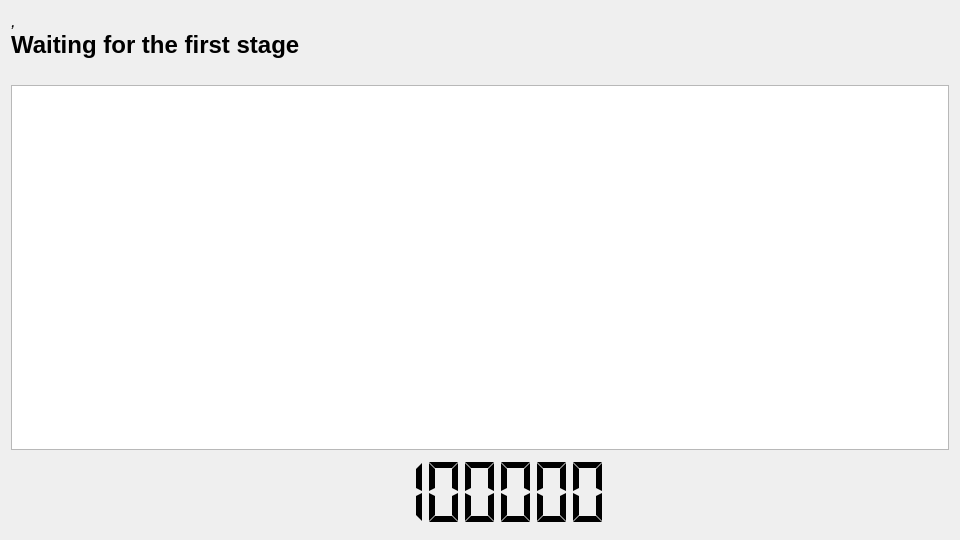
<?xml version="1.0" encoding="UTF-8"?>
<ui version="4.0">
 <class>ClockWindow</class>
 <widget class="QMainWindow" name="ClockWindow">
  <property name="geometry">
   <rect>
    <x>0</x>
    <y>0</y>
    <width>960</width>
    <height>540</height>
   </rect>
  </property>
  <property name="minimumSize">
   <size>
    <width>720</width>
    <height>405</height>
   </size>
  </property>
  <property name="windowTitle">
   <string>Fightclub Client Clock Window</string>
  </property>
  <property name="locale">
   <locale language="English" country="UnitedStates"/>
  </property>
  <widget class="QWidget" name="centralWidget">
   <layout class="QVBoxLayout" name="verticalLayout">
    <item>
     <layout class="QVBoxLayout" name="verticalLayout_2">
      <property name="spacing">
       <number>0</number>
      </property>
      <item>
       <widget class="QLabel" name="problabel">
        <property name="font">
         <font>
          <pointsize>13</pointsize>
          <italic>true</italic>
         </font>
        </property>
        <property name="text">
         <string>&lt;ApplicationName&gt;, &lt;Version&gt;</string>
        </property>
       </widget>
      </item>
      <item>
       <widget class="QLabel" name="phaselabel">
        <property name="sizePolicy">
         <sizepolicy hsizetype="Ignored" vsizetype="Preferred">
          <horstretch>0</horstretch>
          <verstretch>0</verstretch>
         </sizepolicy>
        </property>
        <property name="font">
         <font>
          <pointsize>18</pointsize>
          <weight>75</weight>
          <bold>true</bold>
         </font>
        </property>
        <property name="text">
         <string>Waiting for the first stage</string>
        </property>
       </widget>
      </item>
      <item>
       <widget class="QLabel" name="perflabel">
        <property name="font">
         <font>
          <pointsize>13</pointsize>
          <italic>true</italic>
         </font>
        </property>
        <property name="text">
         <string/>
        </property>
        <property name="alignment">
         <set>Qt::AlignLeading|Qt::AlignLeft|Qt::AlignVCenter</set>
        </property>
       </widget>
      </item>
     </layout>
    </item>
    <item>
     <widget class="ThemeClockWidget" name="clockwidget">
      <property name="sizePolicy">
       <sizepolicy hsizetype="Expanding" vsizetype="Expanding">
        <horstretch>0</horstretch>
        <verstretch>5</verstretch>
       </sizepolicy>
      </property>
      <property name="renderHints">
       <set>QPainter::Antialiasing|QPainter::SmoothPixmapTransform|QPainter::TextAntialiasing</set>
      </property>
     </widget>
    </item>
    <item>
     <widget class="QLCDNumber" name="lcdtimedisplay">
      <property name="sizePolicy">
       <sizepolicy hsizetype="Minimum" vsizetype="Minimum">
        <horstretch>0</horstretch>
        <verstretch>1</verstretch>
       </sizepolicy>
      </property>
      <property name="frameShape">
       <enum>QFrame::NoFrame</enum>
      </property>
      <property name="digitCount">
       <number>7</number>
      </property>
      <property name="segmentStyle">
       <enum>QLCDNumber::Flat</enum>
      </property>
      <property name="intValue" stdset="0">
       <number>8888888</number>
      </property>
     </widget>
    </item>
   </layout>
  </widget>
 </widget>
 <layoutdefault spacing="6" margin="11"/>
 <customwidgets>
  <customwidget>
   <class>ThemeClockWidget</class>
   <extends>QGraphicsView</extends>
   <header>themeclockwidget.h</header>
  </customwidget>
 </customwidgets>
 <resources/>
 <connections/>
</ui>
